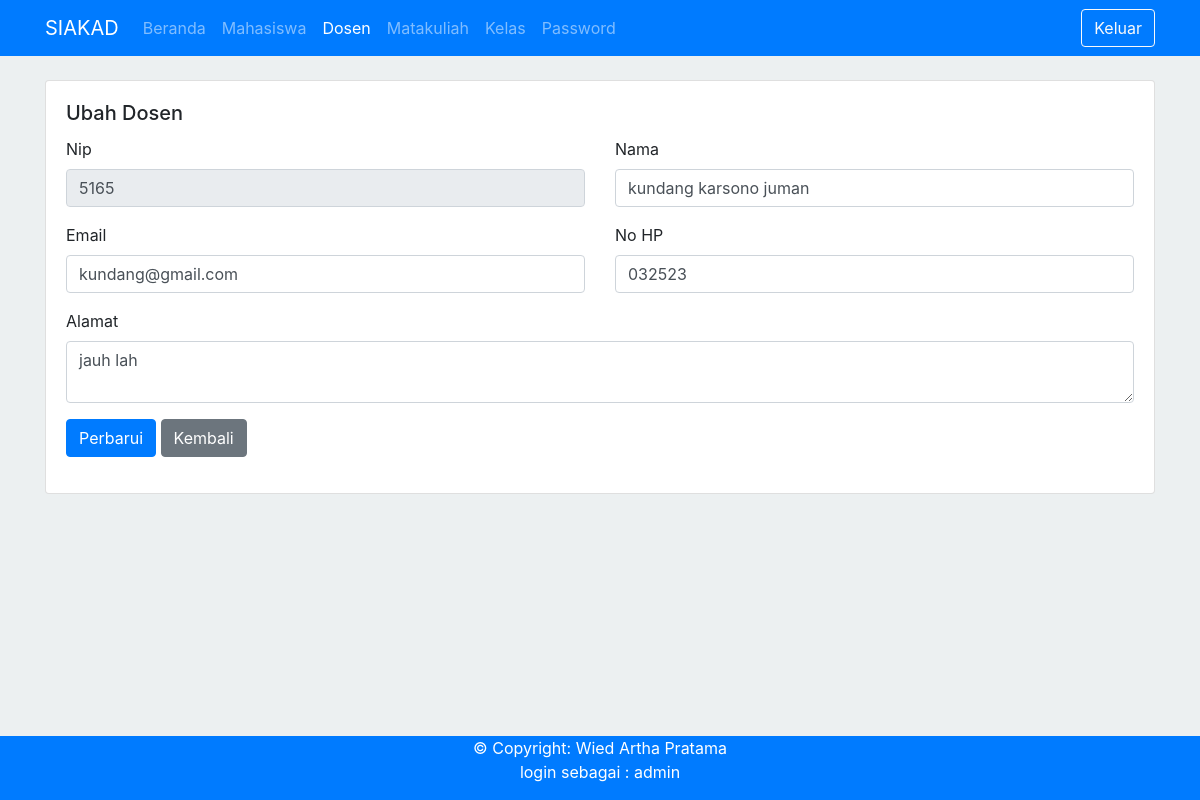
Page /index.php?p=ubah-dosen&nip=5165 (signed in) on the committed database.
### tables this page shows
CREATE TABLE `dosen` (
  `nip` varchar(4) NOT NULL,
  `nama` varchar(50) DEFAULT NULL,
  `email` varchar(50) DEFAULT NULL,
  `nohp` varchar(15) DEFAULT NULL,
  `alamat` varchar(10) DEFAULT NULL,
  PRIMARY KEY (`nip`)
);

### pages/dosen/ubah.php (the view, shortened to what this page needs)
<?php
    include "./config/config_header.php";
    $nip = $_GET['nip'];
    $queryGet = "SELECT * FROM dosen WHERE nip='$nip'";
    $dosen = $conn->query($queryGet);
    $a = mysqli_fetch_array($dosen);
?>
<div class="card">
    <div class="card-body">
        <h5 class="card-title">
            Ubah Dosen
        </h5>
        <form method="post">
            <div class="row">
                <div class="col-md-6">
                    <div class="form-group">
                        <label for="">Nip</label>
                        <input type="text" name="nip" readonly value="<?=$a['nip']?>" class="form-control" required>
                    </div>
                </div>
                <div class="col-md-6">
                    <div class="form-group">
                        <label for="">Nama</label>
                        <input type="text" name="nama" value="<?=$a['nama']?>" class="form-control" required>
                    </div>
                </div>
                <div class="col-md-6">
                    <div class="form-group">
                        <label for="">Email</label>
                        <input type="email" name="email" value="<?=$a['email']?>" class="form-control" required>
                    </div>
                </div>
                <div class="col-md-6">
                    <div class="form-group">
                        <label for="">No HP</label>
                        <input type="text" name="nohp" value="<?=$a['nohp']?>" class="form-control" required>
                    </div>
                </div>
                <div class="col-md-12">
                    <div class="form-group">
                        <label for="">Alamat</label>
                        <textarea name="alamat" class="form-control" required><?=$a['alamat']?></textarea>
                    </div>
                </div>
                <div class="col-md-12">
                    <div class="form-group">
                        <input type="submit" value="Perbarui" name="submit" class="btn btn-primary">
                        <a href="?p=dosen" class="btn btn-secondary">Kembali</a>
                    </div>
                </div>
            </div>
        </form>
    </div>
</div>

### index.php (style rules this page uses)
body { background-color: #ecf0f1 !important; }

### rows in the picture
dosen: nip "5165", nama "kundang karsono juman", email "kundang@gmail.com", nohp "032523", alamat "jauh lah"

### other values in the picture
$_SESSION['username'] "admin"
